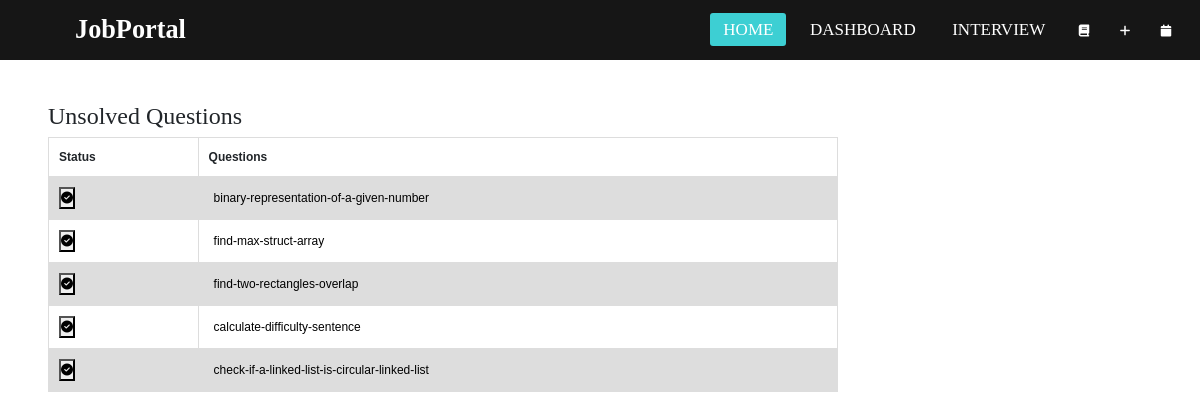
/jobpage/1514 (signed in), run on the app's committed database.
### jobs/models.py (models this page shows)
class Question(models.Model):
    title = models.CharField(max_length=2000, null=False, blank=False)
    url = models.URLField(unique=True)
    def __str__(self):
        return self.title

### jobs/views.py (the view)
# urls.py: path("jobpage/<str:pk>", views.jobpage, name='jobpage'),
@login_required(login_url='login')
def jobpage(request,pk):
    j = Job.objects.get(id=pk)
    allquestions = j.questions.all()
    user = request.user
    print(user)
    account = Account.objects.get(user=user)
    solved = account.solved.all()
    unsolved = []
    for i in allquestions:
        for j in solved:
            if j == i:
                break
        if j == i:
            continue
        unsolved.append(i)
    email = request.user.email
    email=email.split('@')[0]
    context = {
        'unsolved':unsolved,
        'email':email,
    }
    return render(request, 'jobpage.html', context)

### templates/jobpage.html (shortened to what this page needs)
<!doctype html>
<html lang="en">
  <head>
    <link href="https://cdn.jsdelivr.net/npm/bootstrap@5.0.0-beta3/dist/css/bootstrap.min.css" rel="stylesheet">
    {% load static %}
      <link rel="stylesheet" href="{%static 'css/style.css' %}">
  </head>
  <body>
    <nav>
      <label class="logo">JobPortal</label>
      <ul>
        <li><a class="active" href="/">Home</a></li>
        <li><a href="/dashboard">Dashboard</a></li>
        <li><a href="/interviews">Interview</a></li>
        <li><i class="fas fa-book"></i></li>
        <li id="myBtn"><i class="fas fa-plus"></i></li>
        <li id="mycal"><i class="fas fa-calendar"></i></li>
      </ul>
    </nav>
    <div class="container">
    <br>
    <br>
    <br>
    <h2>Unsolved Questions</h2>
      <table>
        <tr>
          <th>Status</th>
          <th>Questions</th>
        </tr>
        {% for question in unsolved %}
        <tr>
          <td><form method="POST" action="{% url 'solve' question.id %}">
            <button type="submit"><i class="fas fa-check-circle"></i></button>
          </form></td>
          <td><a href="{{ question.url }}">{{question}}</a></td>
        </tr>
        {% endfor %}
      </table>
    </div>
  </body>
</html>

### static/css/style.css (style rules this page uses)
:root { --primary:#3DCFD3; --dark:#161616; --pure:#FFFFFF; --light:#F2F2F2; --ternary:#898989; }
html { font-size: 75%; }
* { padding: 0; margin: 0; text-decoration: none; list-style: none; box-sizing: border-box; }
body { font-family: montserrat; }
.container { max-width: 100rem; padding: 2rem 4rem 2rem 2rem; margin: 2rem 0.938rem 0.938rem 2rem; }
nav { background: var(--dark); height: 5rem; width: 100%; position: fixed; top:0; left: 0; z-index: 10000; }
label.logo { color: white; font-size: 2.188rem; line-height: 5rem; padding: 0 6.25rem; font-weight: bold; }
nav ul { float: right; margin-right: 1.25rem; }
nav ul li { display: inline-block; line-height: 5rem; margin: 0 0.313rem; }
nav ul li a { color:var(--pure); font-size: 17px; padding: 7px 13px; border-radius: 3px; text-transform: uppercase; text-decoration: none; }
nav a.active,a:hover { background:var(--primary); transition: .5s; color: var(--pure); }
nav ul li i { color: var(--pure); padding:10px; }
div { align-items: center; margin: auto; justify-content: center; }
table { font-family: arial, sans-serif; border-collapse: collapse; width: 70%; }
td, th { border: 1px solid #dddddd; text-align: left; padding: 10px; }
tr:nth-child(even) { background-color: #dddddd; }
td a { text-decoration: none; color: black; padding: 5px; }

### data on the page
Question: title "binary-representation-of-a-given-number"
Question: title "find-max-struct-array"
Question: title "find-two-rectangles-overlap"
Question: title "calculate-difficulty-sentence"
Question: title "check-if-a-linked-list-is-circular-linked-list"
